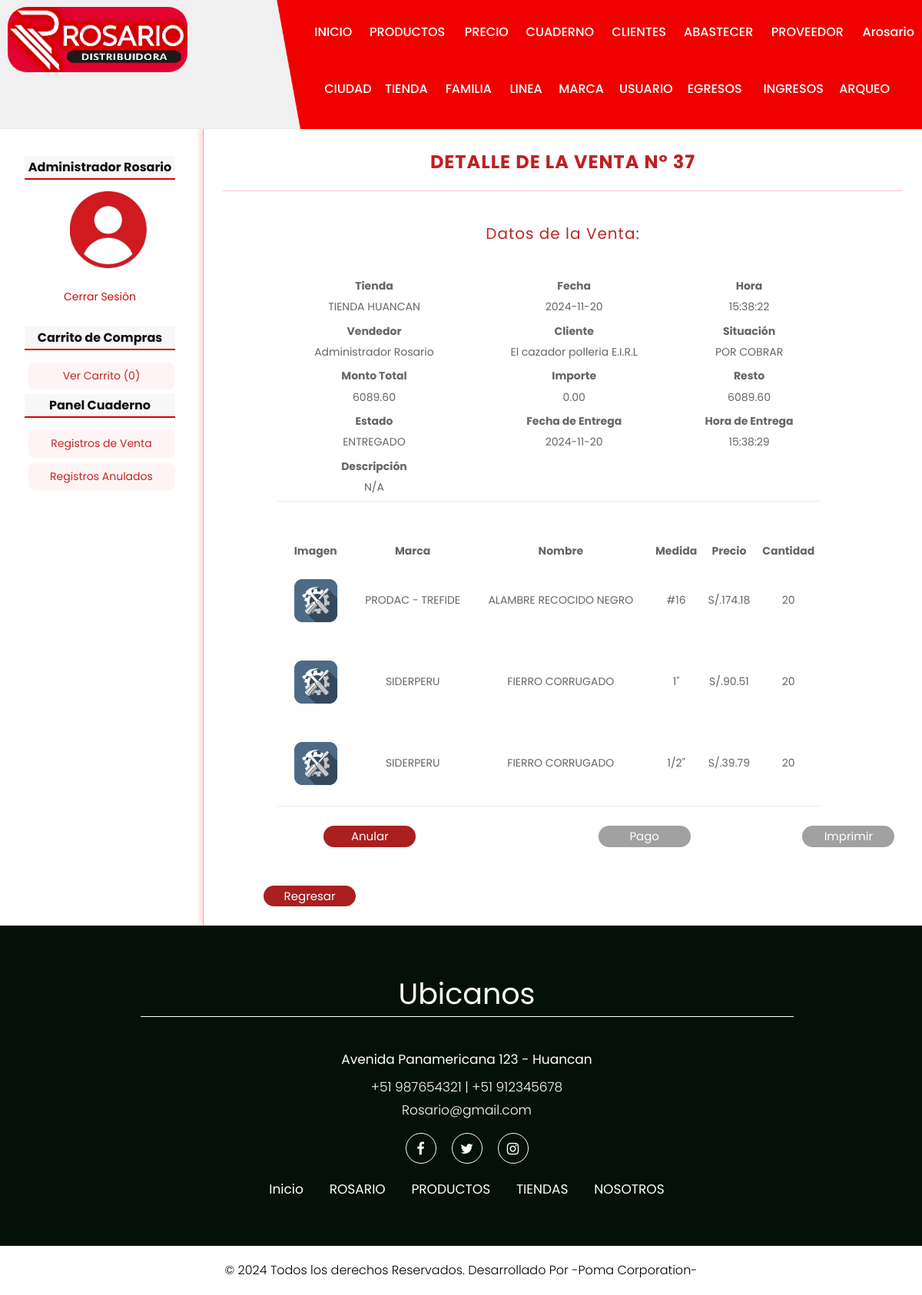
The page /cuaderno/detalle&id=37 (signed in) on the database as committed earlier.
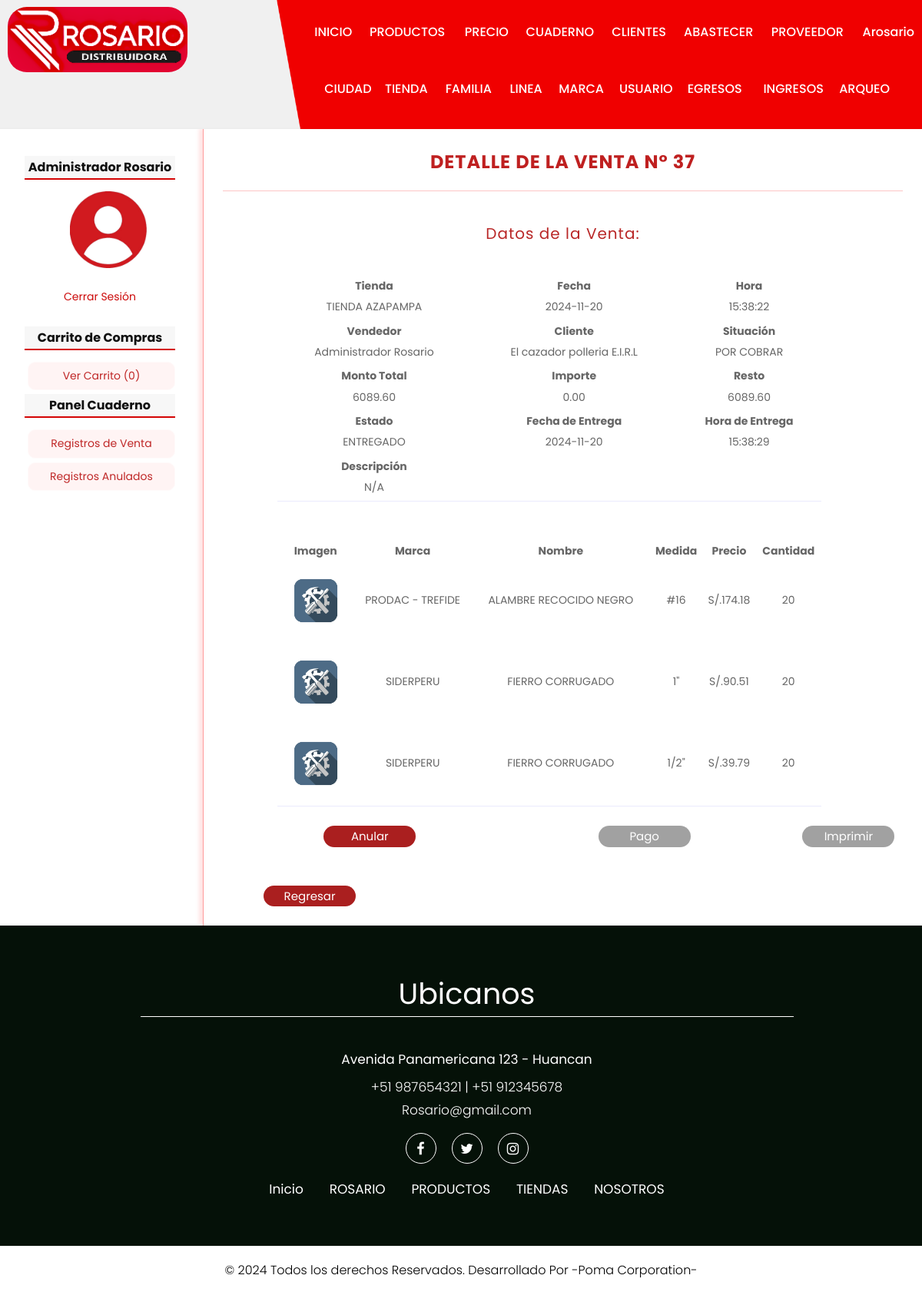
The same page on the database as committed later.
### tables this page shows
CREATE table cuaderno(
id              INT(255) AUTO_INCREMENT NOT NULL,
id_tienda       INT(255) NOT NULL,
id_usuario      INT(255) NOT NULL,
id_cliente      INT(255) NOT NULL,
descripcion     VARCHAR(250),
total           FLOAT(200,2) NOT NULL,
situacion       varchar(50),
importe         FLOAT(200,2),
resto           FLOAT(200,2),
fecha           DATE,
hora            TIME,
fecha_sal       DATE,
hora_sal        TIME,
estado          VARCHAR(100),
est             CHAR(1) NOT NULL,
CONSTRAINT pk_cuaderno PRIMARY KEY(id),
CONSTRAINT fk_cuaderno_tienda FOREIGN KEY(id_tienda) REFERENCES tienda(id),
CONSTRAINT fk_cuaderno_usuario FOREIGN KEY(id_usuario) REFERENCES usuario(id),
CONSTRAINT fk_cuaderno_cliente FOREIGN KEY(id_cliente) REFERENCES cliente(id)
);

CREATE TABLE tienda(
id              INT(255) AUTO_INCREMENT NOT NULL,
id_ciudad       INT(255) NOT NULL,
nombre          VARCHAR(150) NOT NULL,
direccion       VARCHAR(255) NOT NULL,
est             CHAR(1) NOT NULL,
CONSTRAINT pk_tienda PRIMARY KEY(id),
CONSTRAINT fk_tienda_ciudad FOREIGN KEY(id_ciudad) REFERENCES ciudad(id)
);

CREATE TABLE usuario(
id              INT(255) AUTO_INCREMENT NOT NULL,
id_tienda       INT(255) NOT NULL,
dni             CHAR(8) NOT NULL,
nombre          VARCHAR(150) NOT NULL,
apellidos       VARCHAR(255) NOT NULL,
usuariof        VARCHAR(150) NOT NULL,
password        VARCHAR(255) NOT NULL,
rol             VARCHAR(20),
imagen          VARCHAR(255),
est             CHAR(1) NOT NULL,
CONSTRAINT pk_usuario PRIMARY KEY(id),
CONSTRAINT uq_usuariof UNIQUE(usuariof),
CONSTRAINT fk_usuario_tienda FOREIGN KEY(id_tienda) REFERENCES tienda(id)
);

CREATE table cliente(
id              INT(255) AUTO_INCREMENT NOT NULL,
id_ciudad       INT(255) NOT NULL,
id_tipodoc      INT(50) NOT NULL,
numdoc          CHAR(20) NOT NULL,
nombrecom       VARCHAR(255) NOT NULL,
direccion       VARCHAR(200) NOT NULL,
numcel          CHAR(12),
est             CHAR(1) NOT NULL,
CONSTRAINT pk_cliente PRIMARY KEY(id),
CONSTRAINT fk_cliente_ciudad FOREIGN KEY(id_ciudad) REFERENCES ciudad(id),
CONSTRAINT fk_cliente_tipodoc FOREIGN KEY(id_tipodoc) REFERENCES tipodoc(id)
);

### config/db.php (called while the page is built)
<?Php
Class Database{
    public static function connect(){
        $db = new mysqli('localhost', 'root', '', 'ferr_ros_h');
        $db->query("SET NAMES 'utf8'");
        return $db;
    }
}
?>

### models/cuaderno.php (called while the page is built, shortened)
<?Php
class cuaderno{
    private $id;
    private $db;
    public function __construct(){
        $this->db = Database::connect();
    }
    function getId(){
        return $this->id;
    }
    function setId($id){
        $this->id = $id;
    }
    public function getProductosBycuaderno($id){
        $sql = "SELECT p.*, pc.precio, pc.cantidad, m.nombre as 'marca' FROM producto p "
                . "INNER JOIN producto_cuaderno pc ON p.id = pc.id_producto "
                . "INNER JOIN marca m ON m.id = p.id_marca "
                . "WHERE pc.id_cuaderno ={$id};";
        $producto = $this->db->query($sql);
        return $producto;
    }
    public function getOne(){
        $sql = "SELECT cu.*, ci.nombrecom, ti.nombre as 'tienda', u.nombre, u.apellidos FROM cuaderno cu "
                . "INNER JOIN cliente ci on cu.id_cliente = ci.id INNER JOIN usuario u on cu.id_usuario = u.id "
                . "INNER JOIN tienda ti on cu.id_tienda = ti.id WHERE cu.id = {$this->getId()};";
        $cuaderno = $this->db->query($sql);
        return $cuaderno->fetch_object();
    }
}

### views/cuaderno/detallec.php (the view, shortened to what the changed rows need)
<h1>DETALLE DE LA VENTA N° <?=$cua->id?></h1>
<?Php if(isset($cua)):?>
        <h3>Datos de la Venta:</h3>
            <table>
                <tr>
                    <th>Tienda</th>
                    <th>Fecha</th>
                    <th>Hora</th>
                </tr>
                <tr>
                    <td><?=$cua->tienda?></td>
                    <td><?=$cua->fecha?></td>
                    <td><?=$cua->hora?></td>
                </tr>
                <tr>
                    <th>Vendedor</th>
                    <th>Cliente</th>
                    <th>Situación</th>
                </tr>
                <tr>
                    <td><?=$cua->nombre?> <?=$cua->apellidos?></td>
                    <td><?=$cua->nombrecom?></td>
                    <td><?=$cua->situacion?></td>
                </tr>
                <tr>
                    <th>Monto Total</th>
                    <th>Importe</th>
                    <th>Resto</th>
                </tr>
                <tr>
                    <td><?=$cua->total?></td>
                    <td><?=$cua->importe?></td>
                    <td><?=$cua->resto?></td>
                </tr>
                <tr>
                    <th>Estado</th>
                    <th>Fecha de Entrega</th>
                    <th>Hora de Entrega</th>
                </tr>
                <tr>
                    <td><?=$cua->estado?></td>
                    <td><?=$cua->fecha_sal?></td>
                    <td><?=$cua->hora_sal?></td>
                </tr>
                <tr>
                    <th>Descripción</th>
                </tr>
                <tr>
                    <td><?=$cua->descripcion?></td>
                </tr>
            </table>
            <br><br>
            <table>
                <tr>
                    <th>Imagen</th>
                    <th>Marca</th>
                    <th>Nombre</th>
                    <th>Medida</th>
                    <th>Precio</th>
                    <th>Cantidad</th>
                </tr>
            <?Php while($prod = $prodcua->fetch_object()): ?>
                <tr>
                    <td>
                        <?Php if($prod->imagen != null): ?>
                            <img src="<?=base_url?>uploads/images/<?=$prod->imagen?>" class="img_carrito" />
                        <?Php else: ?>
                            <img src="<?=base_url?>assets/images/ferre.jpg" class="img_carrito" />
                        <?Php endif; ?>
                    </td>
                    <td>
                        <?=$prod->marca?>
                    </td>
                    <td>
                        <?=$prod->nombre?>
                    </td>
                    <td>
                        <?=$prod->medida?>
                    </td>
                    <td>
                        S/.<?=$prod->precio?>
                    </td>
                    <td>
                        <?=$prod->cantidad?>
                    </td>
                </tr>
            <?Php endwhile;?>
        </table>
    <br>
    <div class="fila-1">
        <?Php if(isset($_SESSION['admin'])): ?>
            <a href="<?=base_url?>cuaderno/eliminar&id=<?=$cua->id?>" class="button extrae-colort">Anular</a>
        <?Php endif;?>
        <?php if($cua->situacion != "CANCELADO"):?>
        <a href="<?=base_url?>cuaderno/pago&id=<?=$cua->id?>" class="button solide-colort">Pago</a>
        <?Php endif;?>
        <?Php if($cua->estado == "ENTREGADO"):?>
        <form action="<?=base_url?>views/comprobante_tik.php" method="GET">
            <input type="submit" value="Imprimir" name="Imprimir" class="button solide-colort"/>
        </form>
        <?Php elseif($cua->estado != "ENTREGADO"):?>
        <a href="<?=base_url?>cuaderno/entrega&id=<?=$cua->id?>" class="button solide-colort">Entrega</a>
        <?Php endif;?>
    </div>
<?Php endif; ?>
    <br><br>
<a href="<?=base_url?>cuaderno/registroscuaderno" class="button extrae-colort" style="margin-left: 6%">Regresar</a>

Rows that differ between the two databases and show on the page:
changed through a linked row, cuaderno "POR COBRAR": id_tienda.nombre "TIENDA HUANCAN" → "TIENDA AZAPAMPA"
